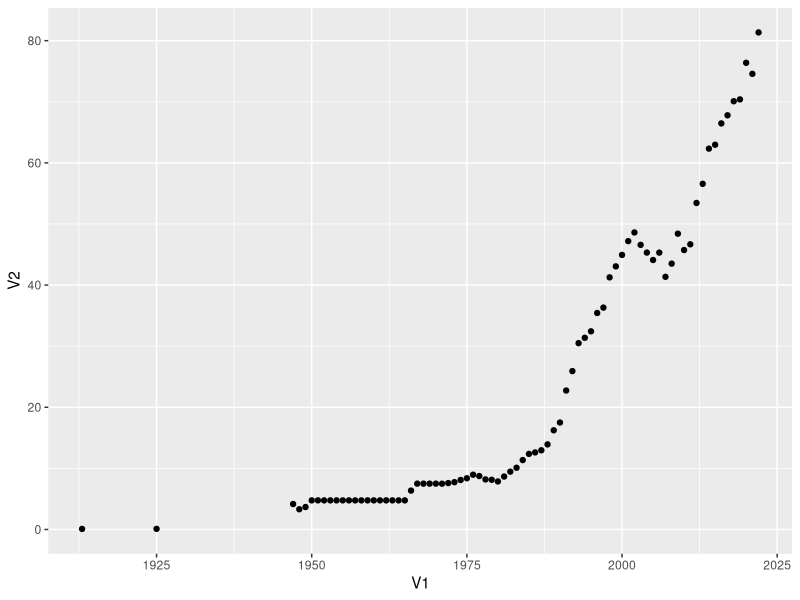

R code for this plot:
## plotting dollor-ruppee relation over the years 1947-2022.

library(readr)
getwd()
setwd("/Users/jitendrakumarnayak/Desktop/R/Datasets/")

dollars = read.table('dollars-rupees.txt',header=FALSE)
View(dollars)

## Data has years in 1st and 3rd columns, values in 2nd and 4th columns.
## We need to segregate and then rbind
df1 = dollars[,c(1:2)]
df2 = dollars[c(1:38),c(3:4)]

## rename columns one by one
colnames(df2)[1]='V1'
colnames(df2)[2]='V2'

## or rename multiple columns
library(dplyr)
df2 = dollars[c(1:38),c(3:4)]
df2 <- df2 %>% 
  rename("V1" = "V3",
         "V2" = "V4")


## rbind the 2 dataframes
df3 = rbind(df1,df2)
str(df3)

## convert 'chr' datatypes to numerical values
df3$V1 = as.numeric(df3$V1)
df3$V2 = as.numeric(df3$V2)
str(df3)

## plot
library(ggplot2)
qplot(V1,V2,data= df3)

## save data
write.csv(df3, "dollars_rupees_mod.csv", row.names = FALSE)
